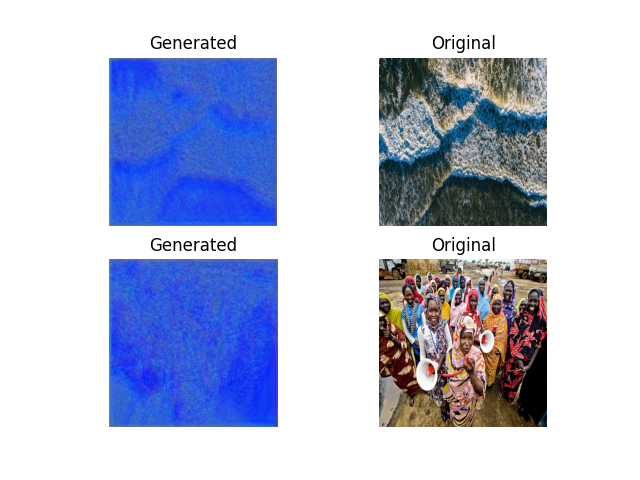
#> input picture images/DIV/0.png, 640 x 480 px, given as the content of the folder ./datasets/images/DIV/0.png/train, which was not available
$ python -i data_loader.py   (imports and definitions only)   (older library calls are emulated)
#> lines starting #> are read from the running program, lines starting #| are printed output that depends on the picture; pictures that were not available may be replaced by others from this repository, and a replacement may not be noted
import scipy
from glob import glob
import numpy as np
import matplotlib.pyplot as plt
import scipy.misc
import cv2
#======================
# 用于读取高分辨率数据集
#======================
#数据预处理，把原图像处理成小图和大图
class DataLoader():
    #初始化，重构后清晰图像的大小
    def __init__(self, dataset_name, img_res=(128, 128)):
        self.dataset_name = dataset_name
        self.img_res = img_res
    #从文件夹里读数据
    def load_data(self, batch_size=1, is_testing=False):
#> called with batch_size = 1, is_testing = False
        data_type = "train" if not is_testing else "test"
        path = glob('./datasets/%s/train/*' % (self.dataset_name))

        #随机选图片训练，可能很多张
        batch_images = np.random.choice(path, size=batch_size)

        imgs_hr = []
        imgs_lr = []
        for img_path in batch_images:
            img = self.imread(img_path)
#> in imread, img is the input picture: shape (480, 640, 3); mean B, G, R 218.3, 194.5, 187.5

            #计算缩小的数据
            h, w = self.img_res
            low_h, low_w = int(h / 4), int(w / 4)

            #将图片缩小
            img_hr = cv2.resize(img, self.img_res)
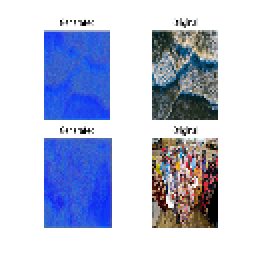
#> img_hr: shape (128, 128, 3) (shown 2 times larger); mean R, G, B 188.1, 195, 218.8
            img_lr = cv2.resize(img, (low_h, low_w))
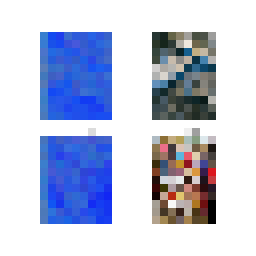
#> img_lr: shape (32, 32, 3) (shown 8 times larger); mean R, G, B 189.8, 197.1, 220.9

            # If training => do random flip，如果是训练模式，翻转，做数据增强
            if not is_testing and np.random.random() < 0.5:
                img_hr = np.fliplr(img_hr)
                img_lr = np.fliplr(img_lr)

            imgs_hr.append(img_hr)
            imgs_lr.append(img_lr)

        #归一化 0-255，255/127.5=2，0-2之间，-1就归一化到-1到1之间
        imgs_hr = np.array(imgs_hr) / 127.5 - 1.
        imgs_lr = np.array(imgs_lr) / 127.5 - 1.

        return imgs_hr, imgs_lr #矩阵，列表里放的矩阵

    #读图片，转化到RGB
    def imread(self, path):
         img =cv2.imread(path)
         return cv2.cvtColor(img, cv2.COLOR_BGR2RGB)

>>> result = DataLoader('images/DIV/0.png').load_data()

$ run again, on images/DIV/0_lowres0.png
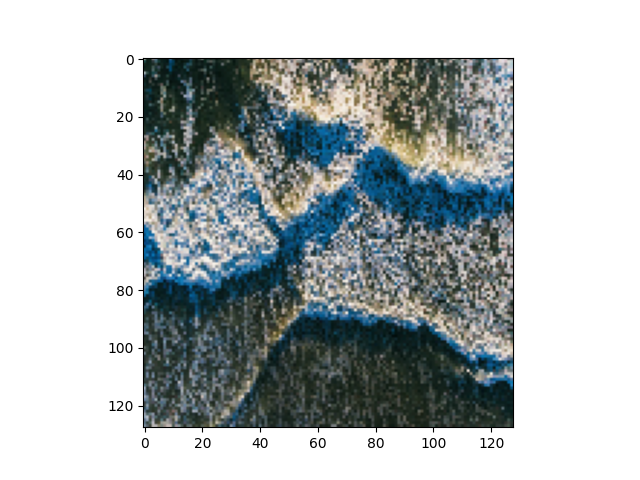
#> input picture images/DIV/0_lowres0.png, 640 x 480 px, given as the content of the folder ./datasets/images/DIV/0_lowres0.png/train, which was not available
#> in imread, img is the input picture: shape (480, 640, 3); mean B, G, R 185.9, 185.2, 178.7
#> in load_data, `img_hr = cv2.resize(img, self.img_res)`:
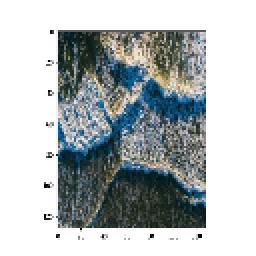
#> img_hr: shape (128, 128, 3) (shown 2 times larger); mean R, G, B 179, 185.5, 186.2
#> in load_data, `img_lr = cv2.resize(img, (low_h, low_w))`:
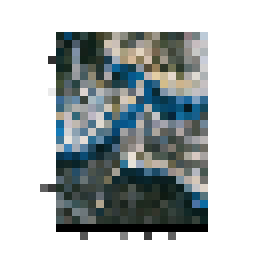
#> img_lr: shape (32, 32, 3) (shown 8 times larger); mean R, G, B 175.2, 181.8, 182.6
